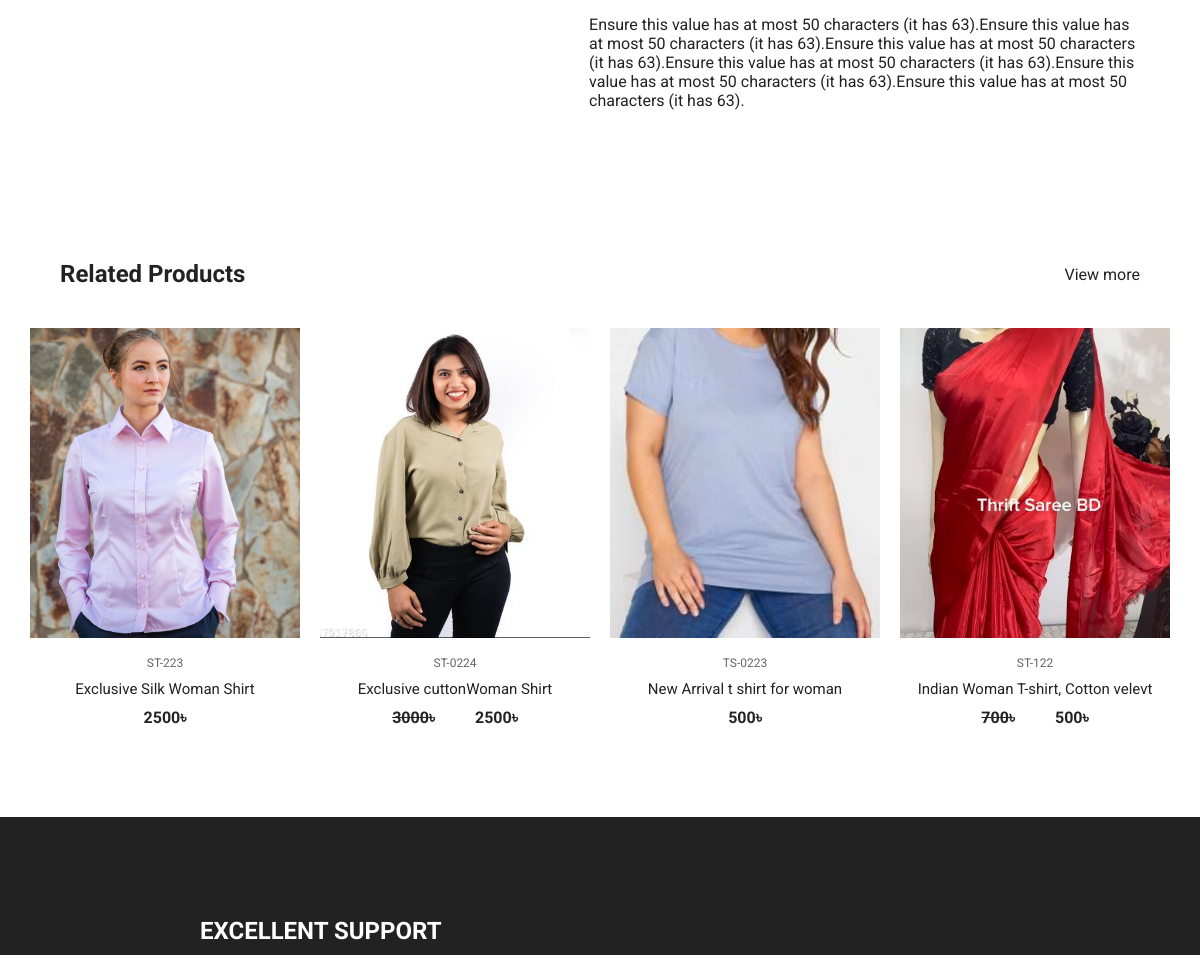
Page /view-product-detals/exclusive-cuttonwoman-shirt-029e21eb-bd04-4565-b1a2-1706728f90d5/ (middle part) on the earlier database version.
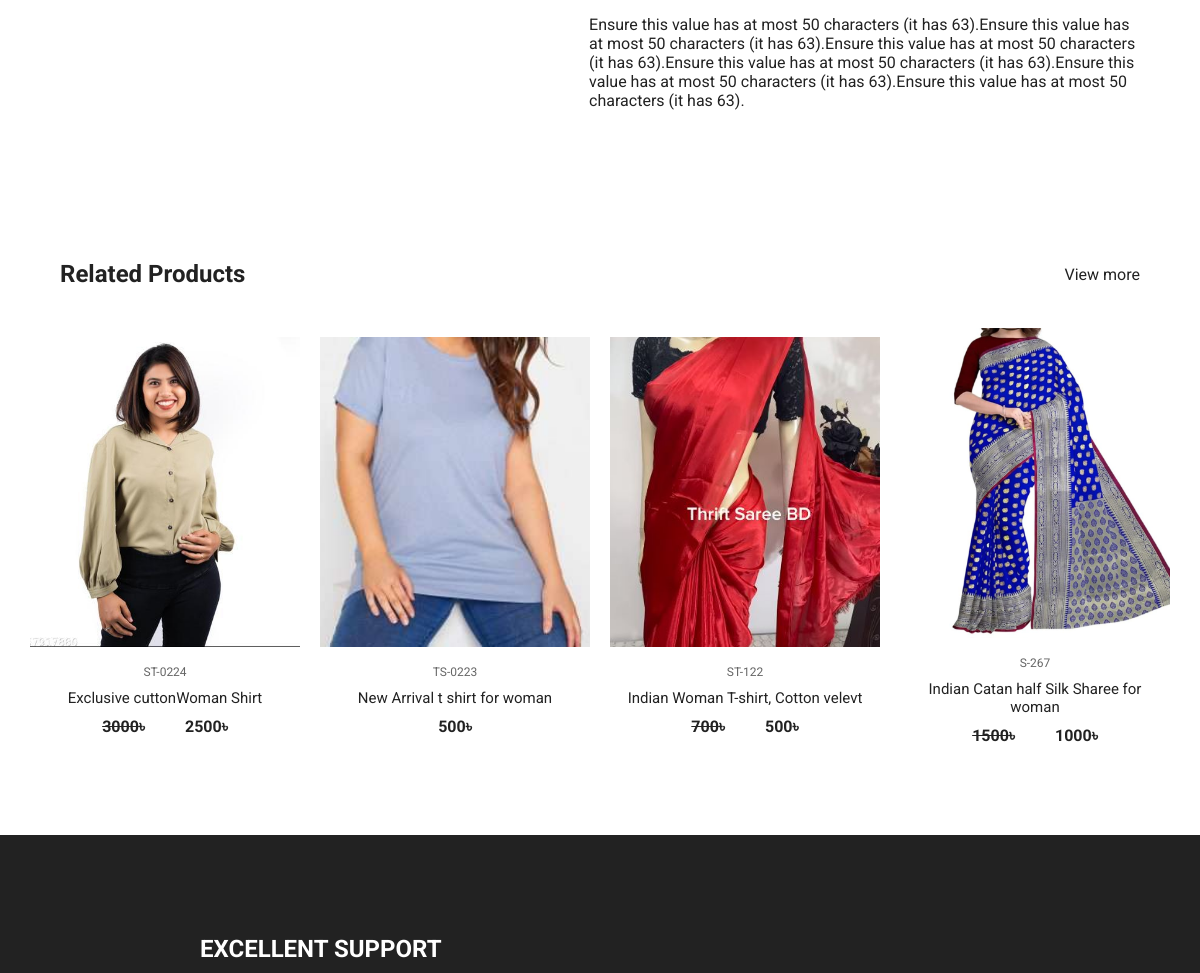
Same page on the later database version.
### shopApp/models.py (models this page shows, shortened)
class Product(models.Model):
    product_name         = models.CharField(max_length=260)
    product_code         = models.CharField(max_length=20)
    product_quintity     = models.IntegerField(default=0)
    product_category     = models.ForeignKey(Category, on_delete=models.CASCADE, related_name='category')
    roduct_title         = models.CharField(max_length=260)
    image                = models.ImageField(upload_to='products')
    product_color_image  = models.ManyToManyField(ColorImage, blank=True, null=True, related_name="colorImg")
    color_name           = models.CharField(max_length=160)
    availableSize        = models.CharField(max_length=60)
    slug                 = models.SlugField(unique=True, null=True, blank=True)
    details              = models.TextField()
    main_price           = models.IntegerField()
    is_newarival         = models.BooleanField(default=False)
    is_featured          = models.BooleanField(default=False)
    is_discount          = models.BooleanField(default=False)
    dic_price            = models.IntegerField(default=0, blank=True, null=True)
    cerated_at           = models.DateTimeField(auto_now_add=True)
    updated_at           = models.DateTimeField(auto_now=True)

### shopApp/views.py (the view)
# urls.py: path('view-product-detals/<slug>/', views.ProductDetails, name='productDetails'),
def ProductDetails(request, slug):
    singProduct = Product.objects.get(slug=slug)
    categoryId = singProduct.product_category.id
    reletedProduct = Product.objects.filter(product_category=categoryId)[:4]
    context = {
        'singProduct':singProduct,
        'reletedProduct':reletedProduct
    }
    return render(request, 'shopApp/viewProduct.html', context)

### template/shopApp/viewProduct.html (shortened to what this page needs)
{% extends "base.html" %}
{% load static %}
{% block body %}
<section class="section product-detail">
    <div class="details container">
      <div class="left image-container">
      </div>
      <div class="right">
        <p>
          {{singProduct.details}}
        </p>
      </div>
    </div>
  </section>
  <section class="section featured">
    <div class="top container">
      <h1>Related Products</h1>
      <a href="{% url 'shopApp:products' %}" class="view-more">View more</a>
    </div>
    <div class="product-center container">
        {% for i in reletedProduct %}
      <div class="product-item">
        <div class="overlay">
          <a href="{% url 'shopApp:productDetails' slug=i.slug %}" class="product-thumb">
            <img src="/media/{{i.image}}" alt="" />
          </a>
        </div>
        <div class="product-info">
          <span>{{i.product_code}}</span>
          <a href="{% url 'shopApp:productDetails' slug=i.slug %}">{{i.roduct_title}}</a>
          {% if i.dic_price == 0 %}
          <h4 class="mr-4">{{i.main_price}}&#2547;</h4>
          {% else %}
          <div class="" style="display: flex; justify-content:center; gap:4rem;">
            <h4 class="mr-4"> <del>{{i.main_price}}</del>&#2547;</h4>
            <h4>{{i.dic_price}}&#2547;</h4>
          </div>
          {% endif %}
        </div>
        <ul class="icons">
        </ul>
      </div>
      {% endfor %}
    </div>
  </section>
{% endblock %}

Differences in the rows shown:
removed Product: image (picture), product_code "ST-223", roduct_title "Exclusive Silk Woman Shirt", main_price "2500"
now on this page (row unchanged): Product: image (picture), product_code "S-267", roduct_title "Indian Catan half Silk Sharee for woman", main_price "1500", dic_price "1000"
